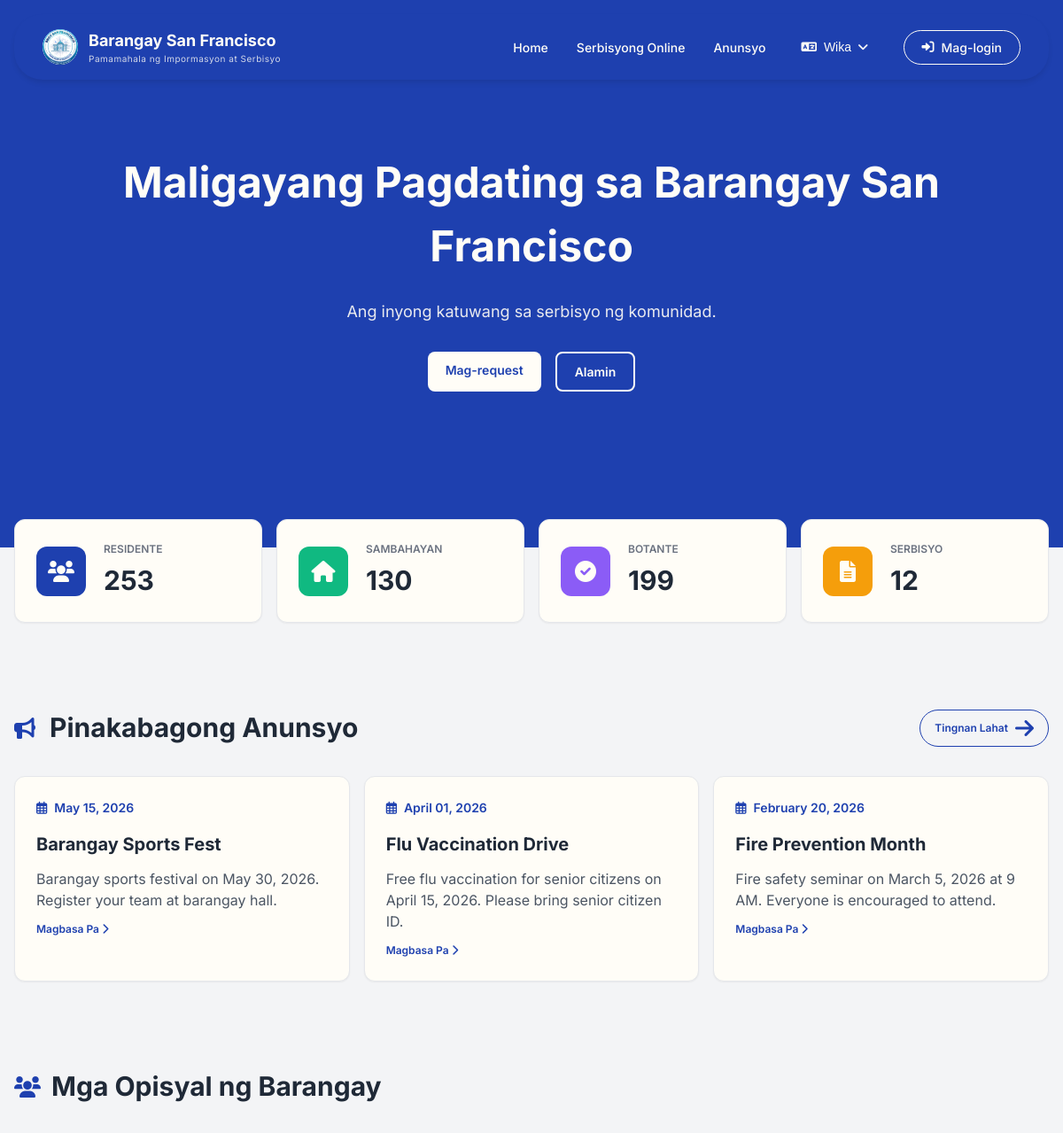
The app's page /pages/index.php (upper part), older data.
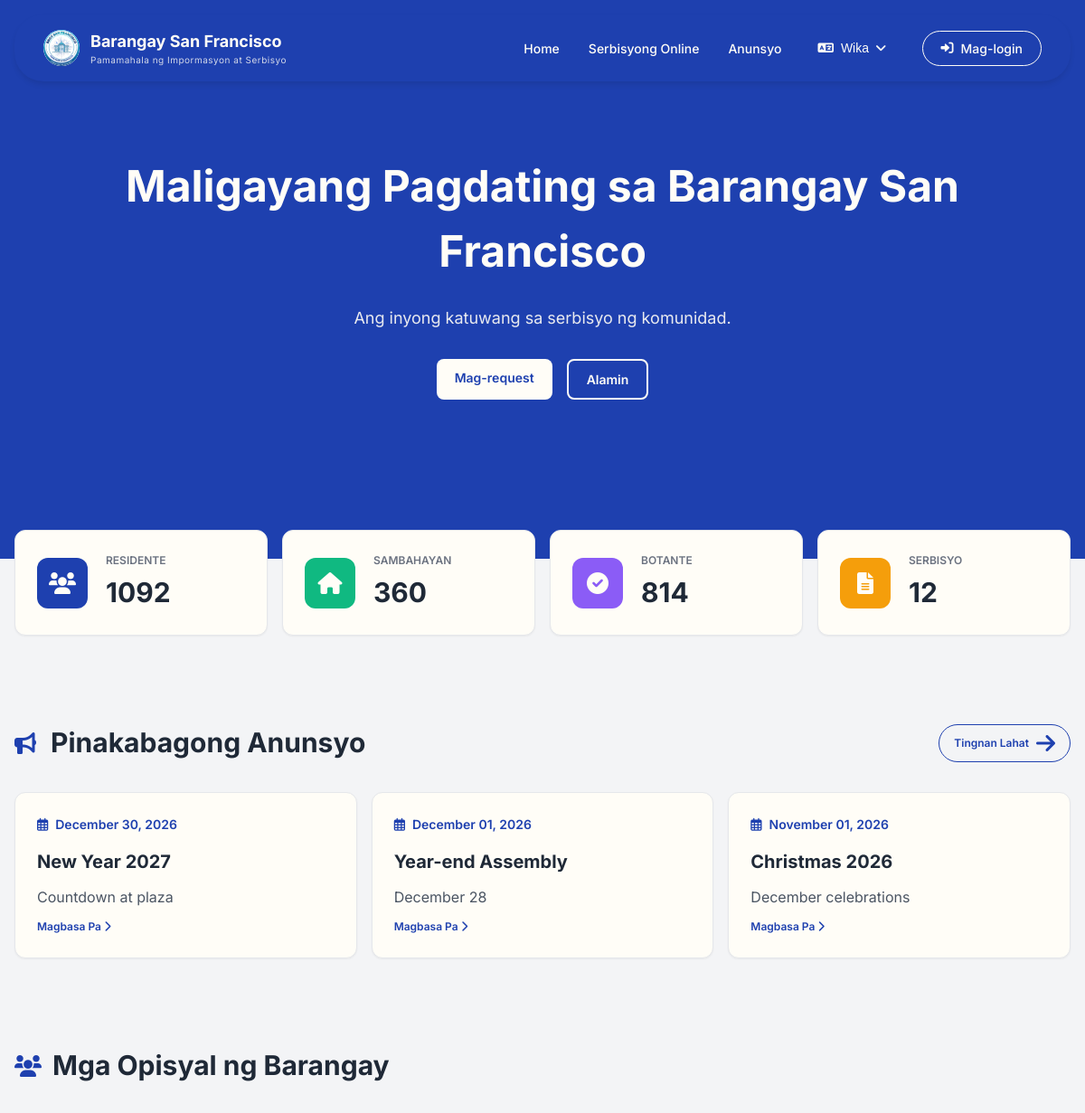
The same page, newer data.
### tables this page shows
CREATE TABLE IF NOT EXISTS `announcements` (
  `announcement_id` int NOT NULL AUTO_INCREMENT,
  `title` varchar(255) NOT NULL,
  `content` text NOT NULL,
  `created_by` int DEFAULT NULL,
  `created_at` timestamp NULL DEFAULT CURRENT_TIMESTAMP,
  `updated_at` timestamp NULL DEFAULT CURRENT_TIMESTAMP ON UPDATE CURRENT_TIMESTAMP,
  PRIMARY KEY (`announcement_id`),
  KEY `created_by` (`created_by`)
);

### includes/translations/translations.php (called while the page is built, shortened)
<?php
function __($key) {
    $lang = $_SESSION['lang'] ?? 'tl';
    return $translations[$lang][$key] ?? $key;
}
?>

### includes/core/queries.php (called while the page is built, shortened)
<?php
function getDashboardStats() {
    global $conn;
    $stats = [];
    $stmt = $conn->prepare("SELECT COUNT(*) as total FROM resident");
    $stmt->execute();
    $stats['total_residents'] = $stmt->get_result()->fetch_assoc()['total'];
    $stmt = $conn->prepare("SELECT COUNT(*) as total FROM household");
    $stmt->execute();
    $stats['total_households'] = $stmt->get_result()->fetch_assoc()['total'];
    $stmt = $conn->prepare("SELECT COUNT(*) as total FROM service_request");
    $stmt->execute();
    $stats['total_requests'] = $stmt->get_result()->fetch_assoc()['total'];
    $stmt = $conn->prepare("SELECT COUNT(*) as total FROM complaint WHERE status = 'pending'");
    $stmt->execute();
    $stats['pending_complaints'] = $stmt->get_result()->fetch_assoc()['total'];
    $stmt = $conn->prepare("SELECT COUNT(*) as total FROM resident WHERE is_voter = 1");
    $stmt->execute();
    $stats['total_voters'] = $stmt->get_result()->fetch_assoc()['total'];
    $stmt = $conn->prepare("SELECT COUNT(*) as total FROM service WHERE is_active = 1");
    $stmt->execute();
    $stats['total_services'] = $stmt->get_result()->fetch_assoc()['total'];
    return $stats;
}
?>

### pages/index.php (the view, shortened to what the changed rows need)
<?php
require_once '../includes/core/init.php';
$stats = getDashboardStats();
$announcementStmt = $conn->prepare("SELECT * FROM announcements ORDER BY created_at DESC LIMIT 3");
$announcementStmt->execute();
$latestAnnouncements = $announcementStmt->get_result()->fetch_all(MYSQLI_ASSOC);
include '../includes/layouts/header.php';
?>
<link rel="stylesheet" href="/barangay-residence-system/assets/css/pages/index.css">
<?php include '../includes/layouts/navbar.php'; ?>
<main>
    <section class="hero">
        <div class="container">
            <h2><?php echo __('hero-title'); ?></h2>
        </div>
    </section>
    <div class="container stats-section">
        <div class="grid grid-cols-4">
            <div class="card card-hover stat-card">
                <div class="stat-info">
                    <p><?php echo __('stat-residents'); ?></p>
                    <p class="stat-number"><?php echo $stats['total_residents'] ?? '0'; ?></p>
                </div>
            </div>
            <div class="card card-hover stat-card">
                <div class="stat-info">
                    <p><?php echo __('stat-households'); ?></p>
                    <p class="stat-number"><?php echo $stats['total_households'] ?? '0'; ?></p>
                </div>
            </div>
            <div class="card card-hover stat-card">
                <div class="stat-info">
                    <p><?php echo __('stat-voters'); ?></p>
                    <p class="stat-number"><?php echo $stats['total_voters'] ?? '0'; ?></p>
                </div>
            </div>
        </div>
    </div>
    <section class="announcement-section">
        <div class="container">
            <div class="grid grid-cols-3">
                <?php if (empty($latestAnnouncements)): ?>
                    <div class="card announcement-card" style="grid-column: span 3; text-align: center;">
                        <div class="announcement-date">
                            <i class="far fa-calendar-alt"></i>
                            <span><?php echo __('no-announcements'); ?></span>
                        </div>
                    </div>
                <?php else: ?>
                    <?php foreach ($latestAnnouncements as $announcement): ?>
                    <div class="card card-hover announcement-card">
                        <div class="announcement-date">
                            <i class="far fa-calendar-alt"></i>
                            <span><?php echo date('F d, Y', strtotime($announcement['created_at'])); ?></span>
                        </div>
                        <h4><?php echo htmlspecialchars($announcement['title']); ?></h4>
                        <p><?php echo htmlspecialchars(substr($announcement['content'], 0, 120)) . (strlen($announcement['content']) > 120 ? '...' : ''); ?></p>
                        <a href="announcements.php" class="read-more"><?php echo __('read-more'); ?> <i class="fas fa-chevron-right"></i></a>
                    </div>
                    <?php endforeach; ?>
                <?php endif; ?>
            </div>
        </div>
    </section>
</main>
<?php include '../includes/layouts/footer.php'; ?>

Row changes from the older to the newer data that the page shows:
no longer on this page (row unchanged): announcements: created_at "May 15, 2026", title "Barangay Sports Fest", content "Barangay sports festival on May 30, 2026. Register your team at barangay hall."
no longer on this page (row unchanged): announcements: created_at "April 01, 2026", title "Flu Vaccination Drive", content "Free flu vaccination for senior citizens on April 15, 2026. Please bring senior citizen ID."
no longer on this page (row unchanged): announcements: created_at "February 20, 2026", title "Fire Prevention Month", content "Fire safety seminar on March 5, 2026 at 9 AM. Everyone is encouraged to attend."
added announcements: created_at "December 30, 2026", title "New Year 2027", content "Countdown at plaza"
added announcements: created_at "December 01, 2026", title "Year-end Assembly", content "December 28"
added announcements: created_at "November 01, 2026", title "Christmas 2026", content "December celebrations"
Text that changed along with them:
$stats['total_residents']: "253" → "1092"
$stats['total_households']: "130" → "360"
$stats['total_voters']: "199" → "814"
